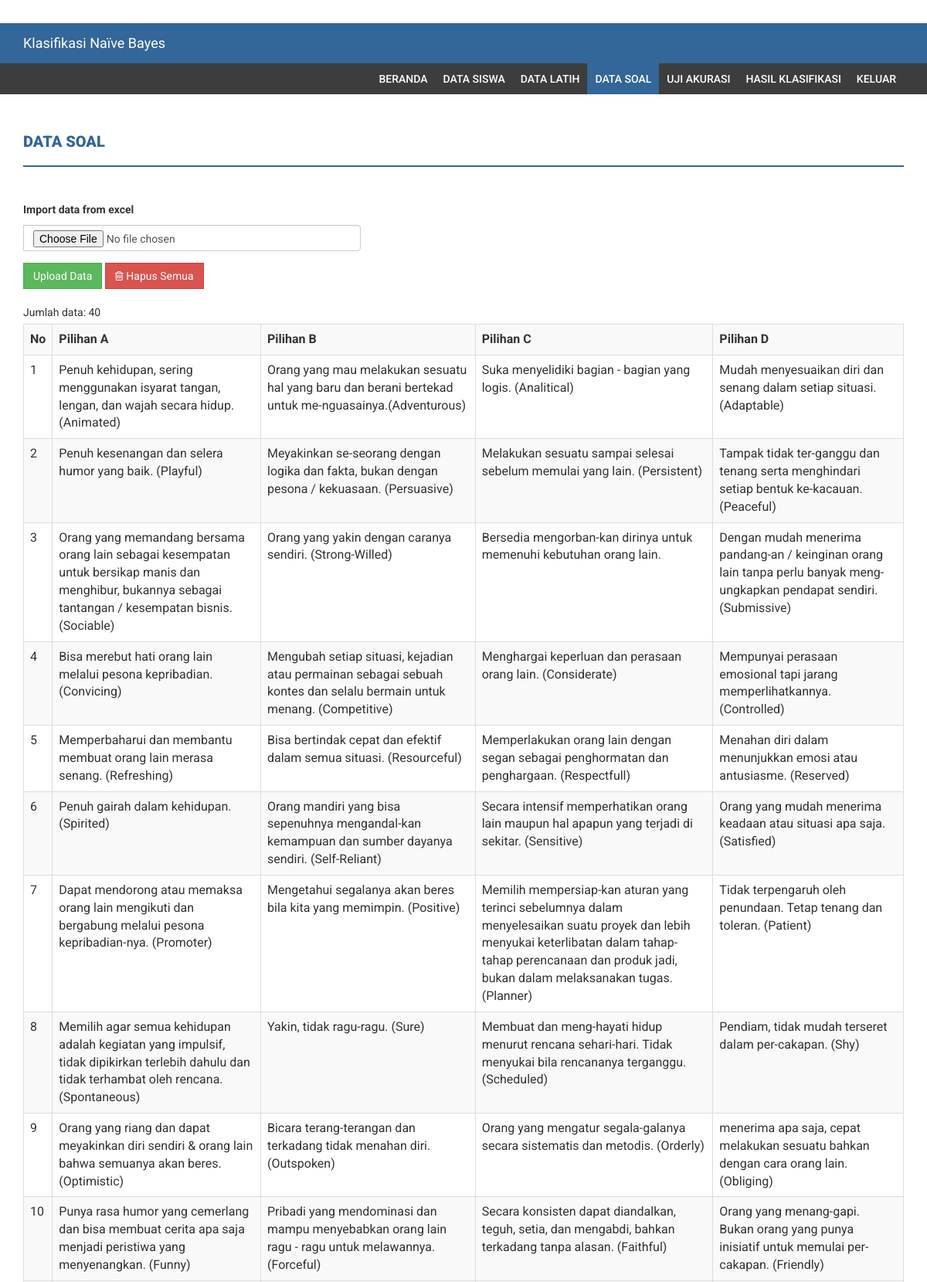
The page /index.php?menu=data_soal (signed in, upper part) on the database its author committed.
### tables this page shows
CREATE TABLE `data_soal` (
  `id` int(11) NOT NULL,
  `pilihan_a` text DEFAULT NULL,
  `pilihan_b` text DEFAULT NULL,
  `pilihan_c` text DEFAULT NULL,
  `pilihan_d` text DEFAULT NULL
);

### database.php (called while the page is built, shortened)
<?php
class database {
    private $servername;
    private $user_db;
    private $password_db;
    private $database;
    private $koneksi;
    function database() {
        return $this->connect_db();
    }
    function load_conf_db() {
        $path = dirname(__FILE__) . '/koneksi.php';
        if (file_exists($path)) {
            $conf = include $path;
            $this->servername = @$conf['host'];
            $this->database = @$conf['dbname'];
            $this->user_db = @$conf['username'];
            $this->password_db = @$conf['password'];
        }
    }
    public function connect_db() {
        $this->koneksi = mysqli_connect($this->servername, $this->user_db, $this->password_db, $this->database);
        return $this->koneksi;
    }
    function db_query($sql) {
        $conn = $this->koneksi;
        return mysqli_query($conn, $sql);
    }
    function db_fetch_array($result) {
        return mysqli_fetch_array($result);
    }
    function db_num_rows($result) {
        return mysqli_num_rows($result);
    }
}
?>

### koneksi.php (called while the page is built)
<?php
return array(
    'host' => "localhost",
    'username' => "root",
    'password' => "",
    'dbname' => "dmnbc2",
);
?>

### data_soal.php (the view, shortened to what this page needs)
<?php
include_once "database.php";
?>
<div class="content-wrapper">
    <div class="container">
        <div class="row">
            <div class="col-md-12">
                <h4 class="page-head-line">Data Soal</h4>
            </div>
        </div>
            <?php
            $db_object = new database();
                    ?>
                <?php
            $sql = "SELECT soal.* FROM data_soal soal ORDER BY id";
            $query = $db_object->db_query($sql);
            $jumlah = $db_object->db_num_rows($query);
            ?>
            <div class="row">
                <div class="col-md-12">
                    <form method="post" enctype="multipart/form-data" action="">
                        <div class="form-group">
                            <div class="input-group">
                                <label>Import data from excel</label>
                                <input name="file_data_soal" type="file" class="form-control">
                            </div>
                        </div>
                        <div class="form-group">
                            <input name="submit" type="submit" value="Upload Data" class="btn btn-success">
                            <button name="delete" type="submit"  class="btn btn-danger" onclick="">
                                <i class="fa fa-trash-o"></i> Hapus Semua
                            </button>
                        </div>
                    </form>
                    <?php
                    echo "Jumlah data: " . $jumlah . "<br>";
                    if ($jumlah == 0) {
                        echo "Data kosong...";
                    } else {
                        ?>
                        <table class='table table-bordered table-striped  table-hover'>
                            <tr>
                                <th>No</th>
                                <th>Pilihan A</th>
                                <th>Pilihan B</th>
                                <th>Pilihan C</th>
                                <th>Pilihan D</th>
                            </tr>
    <?php
    $no = 1;
    while ($row = $db_object->db_fetch_array($query)) {
        echo "<tr>";
        echo "<td>" . $no . "</td>";
        echo "<td>" . $row['pilihan_a'] . "</td>";
        echo "<td>" . $row['pilihan_b'] . "</td>";
        echo "<td>" . $row['pilihan_c'] . "</td>";
        echo "<td>" . $row['pilihan_d'] . "</td>";
        echo "</tr>";
        $no++;
    }
    ?>
                        </table>
                            <?php
                        }
                        ?>
                </div>
            </div>
        </div>
    </div>

### assets/css/style.css (style rules this page uses)
body { font-family: 'Roboto', sans-serif; line-height: 30px; }
.content-wrapper { margin-top: 40px; min-height: 600px; padding-bottom: 60px; }
.page-head-line { font-weight: 900; padding-bottom: 20px; border-bottom: 2px solid #336699; text-transform: uppercase; color: #336699; font-size: 20px; margin-bottom: 40px; }
.btn { border-radius: 0px; -webkit-border-radius: 0px; -moz-border-radius: 0px; }

### rows shown on the page
data_soal: pilihan_a "Penuh kehidupan, sering menggunakan isyarat tangan, lengan, dan wajah secara hidup.(Animated)", pilihan_b "Orang yang mau melakukan sesuatu hal yang baru dan berani bertekad untuk me-nguasainya.(Adventurous)", pilihan_c "Suka menyelidiki bagian - bagian yang logis. (Analitical)", pilihan_d "Mudah menyesuaikan diri dan senang dalam setiap situasi. (Adaptable)"
data_soal: pilihan_a "Penuh kesenangan dan selera humor yang baik. (Playful)", pilihan_b "Meyakinkan se-seorang dengan logika dan fakta, bukan dengan pesona / kekuasaan. (Persuasive)", pilihan_c "Melakukan sesuatu sampai selesai sebelum memulai yang lain. (Persistent)", pilihan_d "Tampak tidak ter-ganggu dan tenang serta menghindari setiap bentuk ke-kacauan. (Peaceful)"
data_soal: pilihan_a "Orang yang memandang bersama orang lain sebagai kesempatan untuk bersikap manis dan menghibur, bukannya sebagai tantangan / kesempatan bisnis. (Sociable)", pilihan_b "Orang yang yakin dengan caranya sendiri. (Strong-Willed)", pilihan_c "Bersedia mengorban-kan dirinya untuk memenuhi kebutuhan orang lain.", pilihan_d "Dengan mudah menerima pandang-an / keinginan orang lain tanpa perlu banyak meng-ungkapkan pendapat sendiri. (Submissive)"
data_soal: pilihan_a "Bisa merebut hati orang lain melalui pesona kepribadian. (Convicing)", pilihan_b "Mengubah setiap situasi, kejadian atau permainan sebagai sebuah kontes dan selalu bermain untuk menang. (Competitive)", pilihan_c "Menghargai keperluan dan perasaan orang lain. (Considerate)", pilihan_d "Mempunyai perasaan emosional tapi jarang memperlihatkannya. (Controlled)"
data_soal: pilihan_a "Memperbaharui dan membantu membuat orang lain merasa senang. (Refreshing)", pilihan_b "Bisa bertindak cepat dan efektif dalam semua situasi. (Resourceful)", pilihan_c "Memperlakukan orang lain dengan segan sebagai penghormatan dan penghargaan. (Respectfull)", pilihan_d "Menahan diri dalam menunjukkan emosi atau antusiasme. (Reserved)"
data_soal: pilihan_a "Penuh gairah dalam kehidupan. (Spirited)", pilihan_b "Orang mandiri yang bisa sepenuhnya mengandal-kan kemampuan dan sumber dayanya sendiri. (Self-Reliant)", pilihan_c "Secara intensif memperhatikan orang lain maupun hal apapun yang terjadi di sekitar. (Sensitive)", pilihan_d "Orang yang mudah menerima keadaan atau situasi apa saja. (Satisfied)"
data_soal: pilihan_a "Dapat mendorong atau memaksa orang lain mengikuti dan bergabung melalui pesona kepribadian-nya. (Promoter)", pilihan_b "Mengetahui segalanya akan beres bila kita yang memimpin. (Positive)", pilihan_c "Memilih mempersiap-kan aturan yang terinci sebelumnya dalam menyelesaikan suatu proyek dan lebih menyukai keterlibatan dalam tahap-tahap perencanaan dan produk jadi, bukan dalam melaksanakan tugas. (Planner)", pilihan_d "Tidak terpengaruh oleh penundaan. Tetap tenang dan toleran. (Patient)"
data_soal: pilihan_a "Memilih agar semua kehidupan adalah kegiatan yang impulsif, tidak dipikirkan terlebih dahulu dan tidak terhambat oleh rencana.(Spontaneous)", pilihan_b "Yakin, tidak ragu-ragu. (Sure)", pilihan_c "Membuat dan meng-hayati hidup menurut rencana sehari-hari. Tidak menyukai bila rencananya terganggu.(Scheduled)", pilihan_d "Pendiam, tidak mudah terseret dalam per-cakapan. (Shy)"
data_soal: pilihan_a "Orang yang riang dan dapat meyakinkan diri sendiri & orang lain bahwa semuanya akan beres. (Optimistic)", pilihan_b "Bicara terang-terangan dan terkadang tidak menahan diri. (Outspoken)", pilihan_c "Orang yang mengatur segala-galanya secara sistematis dan metodis. (Orderly)", pilihan_d "menerima apa saja, cepat melakukan sesuatu bahkan dengan cara orang lain. (Obliging)"
data_soal: pilihan_a "Punya rasa humor yang cemerlang dan bisa membuat cerita apa saja menjadi peristiwa yang menyenangkan. (Funny)", pilihan_b "Pribadi yang mendominasi dan mampu menyebabkan orang lain ragu - ragu untuk melawannya. (Forceful)", pilihan_c "Secara konsisten dapat diandalkan, teguh, setia, dan mengabdi, bahkan terkadang tanpa alasan. (Faithful)", pilihan_d "Orang yang menang-gapi. Bukan orang yang punya inisiatif untuk memulai per-cakapan. (Friendly)"

### other values the page prints
$jumlah "40"
